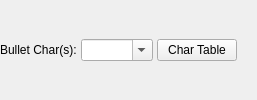
         <widget class="QWidget" name="pageBullet">
          <layout class="QVBoxLayout" name="verticalLayout_9">
           <property name="spacing">
            <number>4</number>
           </property>
           <property name="leftMargin">
            <number>0</number>
           </property>
           <property name="topMargin">
            <number>0</number>
           </property>
           <property name="rightMargin">
            <number>0</number>
           </property>
           <property name="bottomMargin">
            <number>0</number>
           </property>
           <item>
            <layout class="QHBoxLayout" name="horizontalLayout_7" stretch="0,0,0,1">
             <property name="spacing">
              <number>4</number>
             </property>
             <item>
              <widget class="QLabel" name="bulletCharLabel">
               <property name="text">
                <string>Bullet Char(s):</string>
               </property>
              </widget>
             </item>
             <item>
              <widget class="SMScComboBox" name="bulletStrEdit">
               <property name="sizePolicy">
                <sizepolicy hsizetype="MinimumExpanding" vsizetype="Fixed">
                 <horstretch>0</horstretch>
                 <verstretch>0</verstretch>
                </sizepolicy>
               </property>
               <property name="minimumSize">
                <size>
                 <width>50</width>
                 <height>0</height>
                </size>
               </property>
               <property name="editable">
                <bool>true</bool>
               </property>
              </widget>
             </item>
             <item>
              <widget class="QPushButton" name="bulletCharTableButton">
               <property name="sizePolicy">
                <sizepolicy hsizetype="MinimumExpanding" vsizetype="Fixed">
                 <horstretch>0</horstretch>
                 <verstretch>0</verstretch>
                </sizepolicy>
               </property>
               <property name="toolTip">
                <string>Enhanced Character Table for inserting custom characters as bullets</string>
               </property>
               <property name="text">
                <string>Char Table</string>
               </property>
               <property name="checkable">
                <bool>true</bool>
               </property>
              </widget>
             </item>
             <item>
              <spacer name="spacer_2">
               <property name="orientation">
                <enum>Qt::Orientation::Horizontal</enum>
               </property>
               <property name="sizeHint" stdset="0">
                <size>
                 <width>20</width>
                 <height>20</height>
                </size>
               </property>
              </spacer>
             </item>
            </layout>
           </item>
          </layout>
         </widget>
